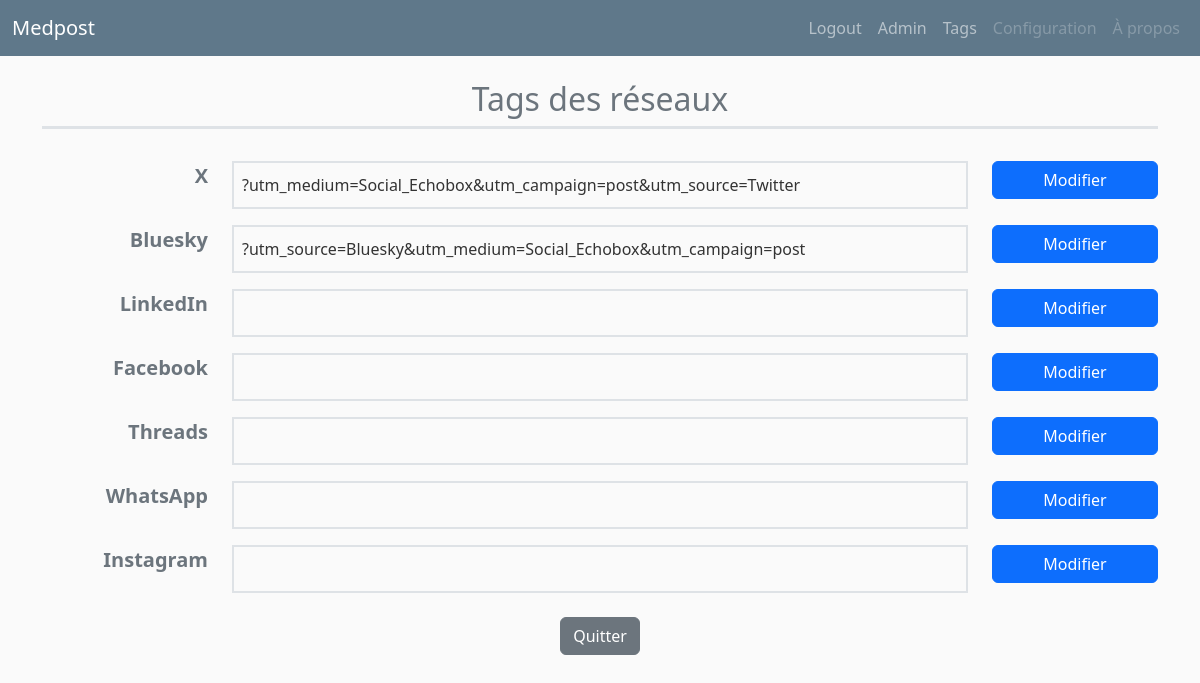
/tags (signed in), run on the app's committed database.
### medpost-app/app.py (models this page shows, shortened)
class Networks(db.Model):
    id = db.Column(db.Integer, primary_key=True, autoincrement=True)
    name = db.Column(db.String, nullable=False)
    tag = db.Column(db.String, nullable=True)

### medpost-app/app.py (the view)
@app.route('/tags')
@login_required
def tags_list():
    networks = (db.session
                .query(Networks)
                .with_entities(Networks.id,
                               Networks.name,
                               Networks.tag,
                               )
                .all()
                )
    return render_template('tags_list.html', networks=networks)

### medpost-app/app.py (called while the page is built)
@login_manager.user_loader
def load_user(user_id):
    return User.query.get(int(user_id))

@app.context_processor
def inject_datetime_utils():
    def now_datetime():
        return datetime.now().isoformat(timespec='minutes')
    return {'current_datetime': now_datetime}

### medpost-app/templates/tags_list.html (shortened to what this page needs)
{% extends "layout.html" %}
{% block content %}
<div class="container">
    <div class="row mb-4">
        <div class="col">
            <h2 class="text-center text-secondary border-bottom border-3 pb-2">Tags des réseaux</h2>
        </div>
    </div>
    {% for network in networks %}
    <div class="row align-items-start mb-3">
        <div class="col-12 col-md-2 text-md-end text-center mb-2 mb-md-0">
            <span class="fw-bold text-secondary fs-5">{{ network.name }}</span>
        </div>
        <div class="col-12 col-md-8 mb-2 mb-md-0">
            <div class="network-tag p-2 border border-2">
                {{ network.tag }}
            </div>
        </div>
        <div class="col-12 col-md-2 d-flex justify-content-center justify-content-md-start">
            <button type="button" class="btn btn-primary w-100" data-bs-toggle="modal" data-bs-target="#editTagModal{{ network.id }}">Modifier</button>
        </div>
    </div>
    {% endfor %}
    <div class="row mt-4">
        <div class="col text-center">
            <a href="{{ url_for('home', selectedfeed='tous', newspaper='qdm') }}" class="btn btn-secondary">Quitter</a>
        </div>
    </div>
</div>
{% endblock content %}

### medpost-app/templates/layout.html (shortened to what this page needs)
<!DOCTYPE html>
<html lang="fr">
<head>
    <link href="https://cdn.jsdelivr.net/npm/bootstrap@5.3.3/dist/css/bootstrap.min.css" rel="stylesheet">
    <link rel="stylesheet" type="text/css" href="{{ url_for('static', filename='css/main.css')}}">
</head>
<body>
    <header class="header">
        <nav class="navbar navbar-expand-md navbar-dark bg-steel fixed-top">
            <div class="container-fluid">
                <a class="navbar-brand" href="{{ url_for('home', selectedfeed='tous', newspaper='qdm') }}">Medpost</a>
                <div class="collapse navbar-collapse" id="navbarToggle">
                    <ul class="navbar-nav ms-auto">
                        {% if current_user.is_authenticated %}
                            <li class="nav-item">
                                <a class="nav-link" href="{{ url_for('logout') }}">Logout</a>
                            </li>
                            {% if current_user.is_admin %}
                                <li class="nav-item">
                                    <a class="nav-link" href="{{ url_for('admin') }}">Admin</a>
                                </li>
                            {% endif %}
                        {% endif %}
                        <li class="nav-item">
                            <a class="nav-link" href="{{ url_for('tags_list') }}">Tags</a>
                        </li>
                        <li class="nav-item">
                            <a class="nav-link disabled" href="{{ url_for('home') }}">Configuration</a>
                        </li>
                        <li class="nav-item">
                            <a class="nav-link disabled" href="{{ url_for('home') }}">À propos</a>
                        </li>
                    </ul>
                </div>
            </div>
        </nav>
    </header>
    <main role="main" class="container-fluid">
            {% block content %}{% endblock %}
    </main>
</body>
</html>

### medpost-app/static/css/main.css (style rules this page uses)
body { background: #fafafa; color: #333333; margin-top: 5rem; }
h1, h2, h3, h4, h5, h6 { color: #444444; }
.bg-steel { background-color: #5f788a; }
.network-tag { border: 2px solid #ced4da; min-height: 48px; display: flex; align-items: center; word-break: break-word; }

### data on the page
Networks: name "X", tag "?utm_medium=Social_Echobox&utm_campaign=post&utm_source=Twitter"
Networks: name "Bluesky", tag "?utm_source=Bluesky&utm_medium=Social_Echobox&utm_campaign=post"
Networks: name "LinkedIn"
Networks: name "Facebook"
Networks: name "Threads"
Networks: name "WhatsApp"
Networks: name "Instagram"
